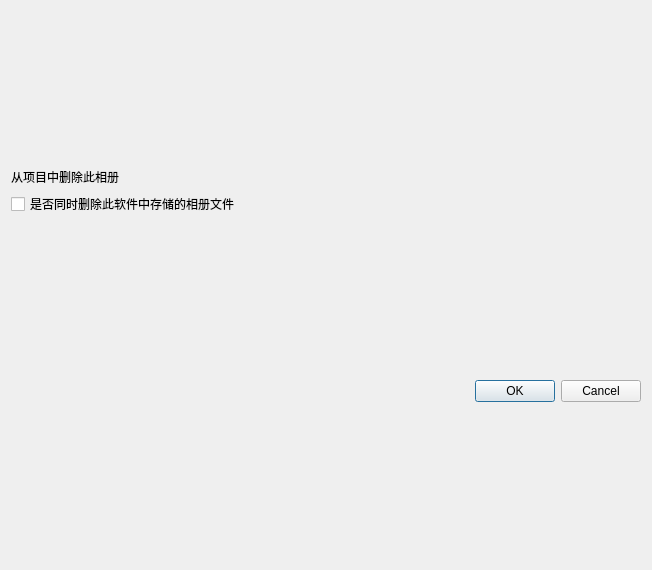
<?xml version="1.0" encoding="UTF-8"?>
<ui version="4.0">
 <class>RemoveProDialog</class>
 <widget class="QDialog" name="RemoveProDialog">
  <property name="geometry">
   <rect>
    <x>0</x>
    <y>0</y>
    <width>652</width>
    <height>570</height>
   </rect>
  </property>
  <property name="windowTitle">
   <string>Dialog</string>
  </property>
  <layout class="QVBoxLayout" name="verticalLayout">
   <item>
    <spacer name="verticalSpacer_2">
     <property name="orientation">
      <enum>Qt::Orientation::Vertical</enum>
     </property>
     <property name="sizeHint" stdset="0">
      <size>
       <width>20</width>
       <height>40</height>
      </size>
     </property>
    </spacer>
   </item>
   <item>
    <widget class="QLabel" name="label">
     <property name="text">
      <string>从项目中删除此相册</string>
     </property>
    </widget>
   </item>
   <item>
    <widget class="QCheckBox" name="checkBox">
     <property name="text">
      <string>是否同时删除此软件中存储的相册文件</string>
     </property>
    </widget>
   </item>
   <item>
    <spacer name="verticalSpacer">
     <property name="orientation">
      <enum>Qt::Orientation::Vertical</enum>
     </property>
     <property name="sizeHint" stdset="0">
      <size>
       <width>20</width>
       <height>40</height>
      </size>
     </property>
    </spacer>
   </item>
   <item>
    <widget class="QDialogButtonBox" name="buttonBox">
     <property name="orientation">
      <enum>Qt::Orientation::Horizontal</enum>
     </property>
     <property name="standardButtons">
      <set>QDialogButtonBox::StandardButton::Cancel|QDialogButtonBox::StandardButton::Ok</set>
     </property>
    </widget>
   </item>
   <item>
    <spacer name="verticalSpacer_3">
     <property name="orientation">
      <enum>Qt::Orientation::Vertical</enum>
     </property>
     <property name="sizeHint" stdset="0">
      <size>
       <width>20</width>
       <height>40</height>
      </size>
     </property>
    </spacer>
   </item>
  </layout>
 </widget>
 <resources/>
 <connections>
  <connection>
   <sender>buttonBox</sender>
   <signal>accepted()</signal>
   <receiver>RemoveProDialog</receiver>
   <slot>accept()</slot>
   <hints>
    <hint type="sourcelabel">
     <x>248</x>
     <y>254</y>
    </hint>
    <hint type="destinationlabel">
     <x>157</x>
     <y>274</y>
    </hint>
   </hints>
  </connection>
  <connection>
   <sender>buttonBox</sender>
   <signal>rejected()</signal>
   <receiver>RemoveProDialog</receiver>
   <slot>reject()</slot>
   <hints>
    <hint type="sourcelabel">
     <x>316</x>
     <y>260</y>
    </hint>
    <hint type="destinationlabel">
     <x>286</x>
     <y>274</y>
    </hint>
   </hints>
  </connection>
 </connections>
</ui>
